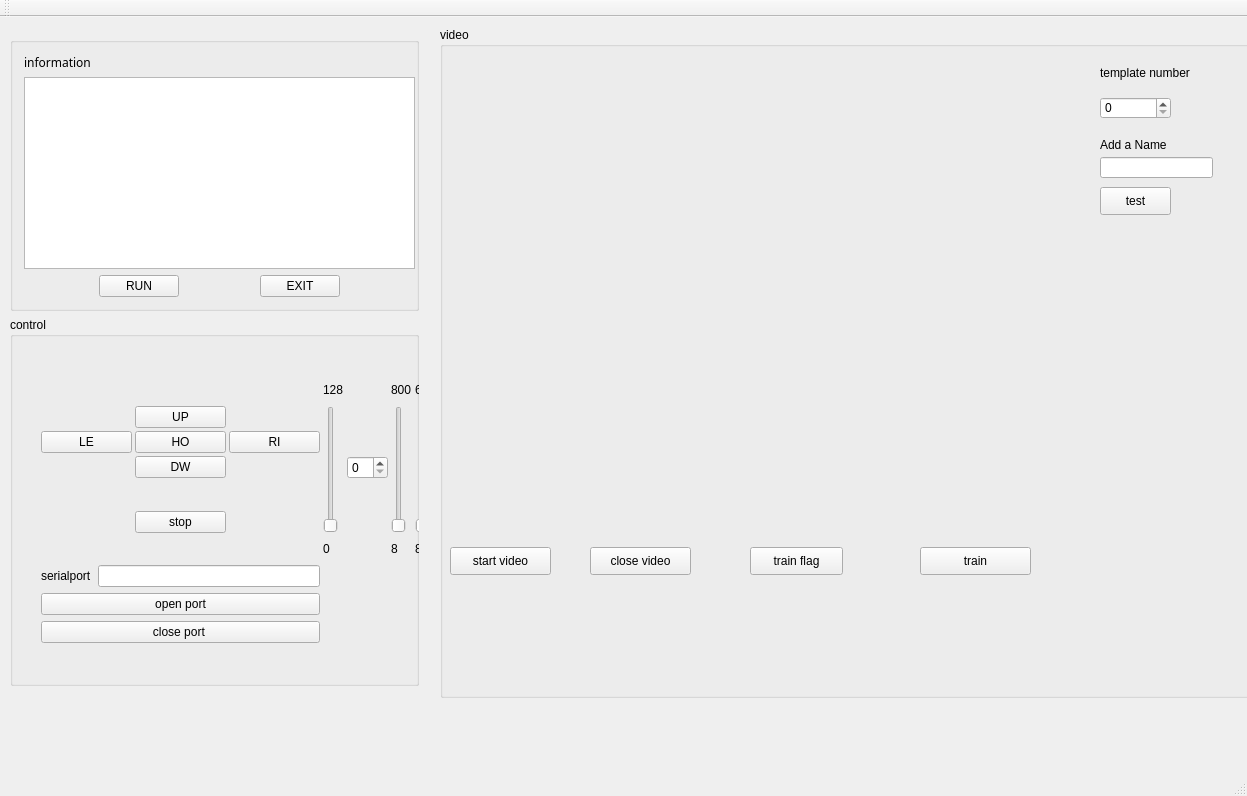
<?xml version="1.0" encoding="UTF-8"?>
<ui version="4.0">
 <class>MainWindow</class>
 <widget class="QMainWindow" name="MainWindow">
  <property name="windowModality">
   <enum>Qt::WindowModal</enum>
  </property>
  <property name="geometry">
   <rect>
    <x>0</x>
    <y>0</y>
    <width>1247</width>
    <height>796</height>
   </rect>
  </property>
  <property name="sizePolicy">
   <sizepolicy hsizetype="Expanding" vsizetype="Expanding">
    <horstretch>0</horstretch>
    <verstretch>0</verstretch>
   </sizepolicy>
  </property>
  <property name="focusPolicy">
   <enum>Qt::StrongFocus</enum>
  </property>
  <property name="windowTitle">
   <string>MainWindow</string>
  </property>
  <property name="autoFillBackground">
   <bool>true</bool>
  </property>
  <property name="toolButtonStyle">
   <enum>Qt::ToolButtonFollowStyle</enum>
  </property>
  <widget class="QWidget" name="centralWidget">
   <property name="focusPolicy">
    <enum>Qt::StrongFocus</enum>
   </property>
   <widget class="QWidget" name="gridLayoutWidget">
    <property name="geometry">
     <rect>
      <x>-1</x>
      <y>9</y>
      <width>431</width>
      <height>671</height>
     </rect>
    </property>
    <layout class="QGridLayout" name="gridLayout_3">
     <item row="0" column="0">
      <widget class="QGroupBox" name="horizontalGroupBox_3">
       <property name="sizePolicy">
        <sizepolicy hsizetype="Expanding" vsizetype="Fixed">
         <horstretch>0</horstretch>
         <verstretch>0</verstretch>
        </sizepolicy>
       </property>
       <property name="title">
        <string/>
       </property>
       <layout class="QHBoxLayout" name="horizontalLayout_3">
        <property name="sizeConstraint">
         <enum>QLayout::SetMinimumSize</enum>
        </property>
        <property name="rightMargin">
         <number>1</number>
        </property>
        <item>
         <layout class="QVBoxLayout" name="verticalLayout_2">
          <item>
           <widget class="QLabel" name="info">
            <property name="font">
             <font>
              <family>幼圆</family>
             </font>
            </property>
            <property name="text">
             <string>information</string>
            </property>
           </widget>
          </item>
          <item>
           <widget class="QTextEdit" name="infoDisplay">
            <property name="enabled">
             <bool>true</bool>
            </property>
            <property name="layoutDirection">
             <enum>Qt::LeftToRight</enum>
            </property>
           </widget>
          </item>
          <item>
           <layout class="QHBoxLayout" name="horizontalLayout_2">
            <item>
             <widget class="QPushButton" name="startTracking">
              <property name="sizePolicy">
               <sizepolicy hsizetype="Fixed" vsizetype="Fixed">
                <horstretch>0</horstretch>
                <verstretch>0</verstretch>
               </sizepolicy>
              </property>
              <property name="text">
               <string>RUN</string>
              </property>
             </widget>
            </item>
            <item>
             <widget class="QPushButton" name="stop_tracking_">
              <property name="sizePolicy">
               <sizepolicy hsizetype="Fixed" vsizetype="Fixed">
                <horstretch>0</horstretch>
                <verstretch>0</verstretch>
               </sizepolicy>
              </property>
              <property name="text">
               <string>EXIT</string>
              </property>
             </widget>
            </item>
           </layout>
          </item>
         </layout>
        </item>
       </layout>
      </widget>
     </item>
     <item row="1" column="0">
      <widget class="QGroupBox" name="groupBox">
       <property name="sizePolicy">
        <sizepolicy hsizetype="Expanding" vsizetype="Expanding">
         <horstretch>0</horstretch>
         <verstretch>0</verstretch>
        </sizepolicy>
       </property>
       <property name="title">
        <string>control</string>
       </property>
       <widget class="QWidget" name="layoutWidget">
        <property name="geometry">
         <rect>
          <x>20</x>
          <y>20</y>
          <width>417</width>
          <height>317</height>
         </rect>
        </property>
        <layout class="QGridLayout" name="gridLayout">
         <property name="sizeConstraint">
          <enum>QLayout::SetNoConstraint</enum>
         </property>
         <property name="spacing">
          <number>3</number>
         </property>
         <item row="3" column="6" rowspan="5">
          <widget class="QSlider" name="PanSpeed">
           <property name="orientation">
            <enum>Qt::Vertical</enum>
           </property>
          </widget>
         </item>
         <item row="3" column="7" rowspan="5">
          <widget class="QSlider" name="TiltSpeed">
           <property name="orientation">
            <enum>Qt::Vertical</enum>
           </property>
          </widget>
         </item>
         <item row="4" column="2">
          <widget class="QPushButton" name="PTZ_right">
           <property name="text">
            <string>RI</string>
           </property>
          </widget>
         </item>
         <item row="7" column="1">
          <widget class="QPushButton" name="stop">
           <property name="text">
            <string>stop</string>
           </property>
          </widget>
         </item>
         <item row="3" column="4" rowspan="5">
          <widget class="QSlider" name="ZoomChange">
           <property name="tracking">
            <bool>false</bool>
           </property>
           <property name="orientation">
            <enum>Qt::Vertical</enum>
           </property>
          </widget>
         </item>
         <item row="3" column="1">
          <widget class="QPushButton" name="PTZ_up">
           <property name="text">
            <string>UP</string>
           </property>
          </widget>
         </item>
         <item row="4" column="0">
          <widget class="QPushButton" name="PTZ_left">
           <property name="text">
            <string>LE</string>
           </property>
          </widget>
         </item>
         <item row="4" column="1">
          <widget class="QPushButton" name="PTZ_home">
           <property name="text">
            <string>HO</string>
           </property>
          </widget>
         </item>
         <item row="9" column="0" colspan="3">
          <layout class="QVBoxLayout" name="verticalLayout">
           <item>
            <layout class="QHBoxLayout" name="horizontalLayout">
             <item>
              <widget class="QLabel" name="label_4">
               <property name="text">
                <string>serialport</string>
               </property>
              </widget>
             </item>
             <item>
              <widget class="QLineEdit" name="comNumber">
               <property name="text">
                <string/>
               </property>
               <property name="readOnly">
                <bool>true</bool>
               </property>
               <property name="clearButtonEnabled">
                <bool>true</bool>
               </property>
              </widget>
             </item>
            </layout>
           </item>
           <item>
            <widget class="QPushButton" name="comClose">
             <property name="text">
              <string>open port</string>
             </property>
            </widget>
           </item>
           <item>
            <widget class="QPushButton" name="comOpen">
             <property name="focusPolicy">
              <enum>Qt::StrongFocus</enum>
             </property>
             <property name="text">
              <string>close port </string>
             </property>
            </widget>
           </item>
          </layout>
         </item>
         <item row="8" column="4">
          <widget class="QLabel" name="label_2">
           <property name="text">
            <string>0</string>
           </property>
          </widget>
         </item>
         <item row="0" column="1" colspan="2">
          <widget class="QLabel" name="label">
           <property name="font">
            <font>
             <family>幼圆</family>
             <pointsize>9</pointsize>
             <weight>50</weight>
             <bold>false</bold>
            </font>
           </property>
           <property name="text">
            <string/>
           </property>
          </widget>
         </item>
         <item row="1" column="4">
          <widget class="QLabel" name="label_3">
           <property name="text">
            <string>128</string>
           </property>
          </widget>
         </item>
         <item row="5" column="5">
          <widget class="QSpinBox" name="ZoomNumber">
           <property name="sizePolicy">
            <sizepolicy hsizetype="Fixed" vsizetype="Fixed">
             <horstretch>0</horstretch>
             <verstretch>0</verstretch>
            </sizepolicy>
           </property>
          </widget>
         </item>
         <item row="8" column="6">
          <widget class="QLabel" name="label_5">
           <property name="text">
            <string>8</string>
           </property>
          </widget>
         </item>
         <item row="1" column="6">
          <widget class="QLabel" name="label_6">
           <property name="text">
            <string>800</string>
           </property>
          </widget>
         </item>
         <item row="8" column="7">
          <widget class="QLabel" name="label_7">
           <property name="text">
            <string>8</string>
           </property>
          </widget>
         </item>
         <item row="1" column="7">
          <widget class="QLabel" name="label_8">
           <property name="text">
            <string>622</string>
           </property>
          </widget>
         </item>
         <item row="5" column="1">
          <widget class="QPushButton" name="PTZ_down">
           <property name="text">
            <string>DW</string>
           </property>
          </widget>
         </item>
        </layout>
       </widget>
      </widget>
     </item>
    </layout>
   </widget>
   <widget class="QGroupBox" name="model_train">
    <property name="geometry">
     <rect>
      <x>440</x>
      <y>10</y>
      <width>811</width>
      <height>671</height>
     </rect>
    </property>
    <property name="title">
     <string>video</string>
    </property>
    <property name="flat">
     <bool>false</bool>
    </property>
    <widget class="QLabel" name="video">
     <property name="geometry">
      <rect>
       <x>10</x>
       <y>20</y>
       <width>640</width>
       <height>480</height>
      </rect>
     </property>
     <property name="text">
      <string/>
     </property>
     <property name="pixmap">
      <pixmap resource="resource.qrc">:/picture/2.jpg</pixmap>
     </property>
     <property name="scaledContents">
      <bool>true</bool>
     </property>
    </widget>
    <widget class="QPushButton" name="startvideo">
     <property name="geometry">
      <rect>
       <x>10</x>
       <y>520</y>
       <width>101</width>
       <height>28</height>
      </rect>
     </property>
     <property name="text">
      <string>start video</string>
     </property>
    </widget>
    <widget class="QPushButton" name="closevideo">
     <property name="geometry">
      <rect>
       <x>150</x>
       <y>520</y>
       <width>101</width>
       <height>28</height>
      </rect>
     </property>
     <property name="text">
      <string>close video</string>
     </property>
    </widget>
    <widget class="QPushButton" name="training">
     <property name="geometry">
      <rect>
       <x>480</x>
       <y>520</y>
       <width>111</width>
       <height>28</height>
      </rect>
     </property>
     <property name="text">
      <string>train</string>
     </property>
    </widget>
    <widget class="QLabel" name="photo1">
     <property name="geometry">
      <rect>
       <x>10</x>
       <y>550</y>
       <width>101</width>
       <height>91</height>
      </rect>
     </property>
     <property name="text">
      <string/>
     </property>
    </widget>
    <widget class="QLabel" name="name1">
     <property name="geometry">
      <rect>
       <x>120</x>
       <y>620</y>
       <width>72</width>
       <height>15</height>
      </rect>
     </property>
     <property name="text">
      <string/>
     </property>
    </widget>
    <widget class="QPushButton" name="flag_of_training">
     <property name="geometry">
      <rect>
       <x>310</x>
       <y>520</y>
       <width>93</width>
       <height>28</height>
      </rect>
     </property>
     <property name="text">
      <string>train flag</string>
     </property>
    </widget>
    <widget class="QSpinBox" name="template_num_">
     <property name="geometry">
      <rect>
       <x>660</x>
       <y>70</y>
       <width>71</width>
       <height>22</height>
      </rect>
     </property>
    </widget>
    <widget class="QLabel" name="label_9">
     <property name="geometry">
      <rect>
       <x>660</x>
       <y>30</y>
       <width>141</width>
       <height>31</height>
      </rect>
     </property>
     <property name="text">
      <string>template number</string>
     </property>
    </widget>
    <widget class="QLabel" name="label_10">
     <property name="geometry">
      <rect>
       <x>660</x>
       <y>110</y>
       <width>111</width>
       <height>16</height>
      </rect>
     </property>
     <property name="text">
      <string>Add a Name</string>
     </property>
    </widget>
    <widget class="QLineEdit" name="name_of_face_">
     <property name="geometry">
      <rect>
       <x>660</x>
       <y>130</y>
       <width>113</width>
       <height>21</height>
      </rect>
     </property>
    </widget>
    <widget class="QPushButton" name="test_button_">
     <property name="geometry">
      <rect>
       <x>660</x>
       <y>160</y>
       <width>71</width>
       <height>28</height>
      </rect>
     </property>
     <property name="text">
      <string>test</string>
     </property>
    </widget>
   </widget>
  </widget>
  <widget class="QMenuBar" name="menuBar">
   <property name="geometry">
    <rect>
     <x>0</x>
     <y>0</y>
     <width>1247</width>
     <height>26</height>
    </rect>
   </property>
  </widget>
  <widget class="QToolBar" name="mainToolBar">
   <attribute name="toolBarArea">
    <enum>TopToolBarArea</enum>
   </attribute>
   <attribute name="toolBarBreak">
    <bool>false</bool>
   </attribute>
  </widget>
  <widget class="QStatusBar" name="statusBar"/>
 </widget>
 <layoutdefault spacing="6" margin="11"/>
 <resources>
  <include location="resource.qrc"/>
 </resources>
 <connections/>
</ui>
